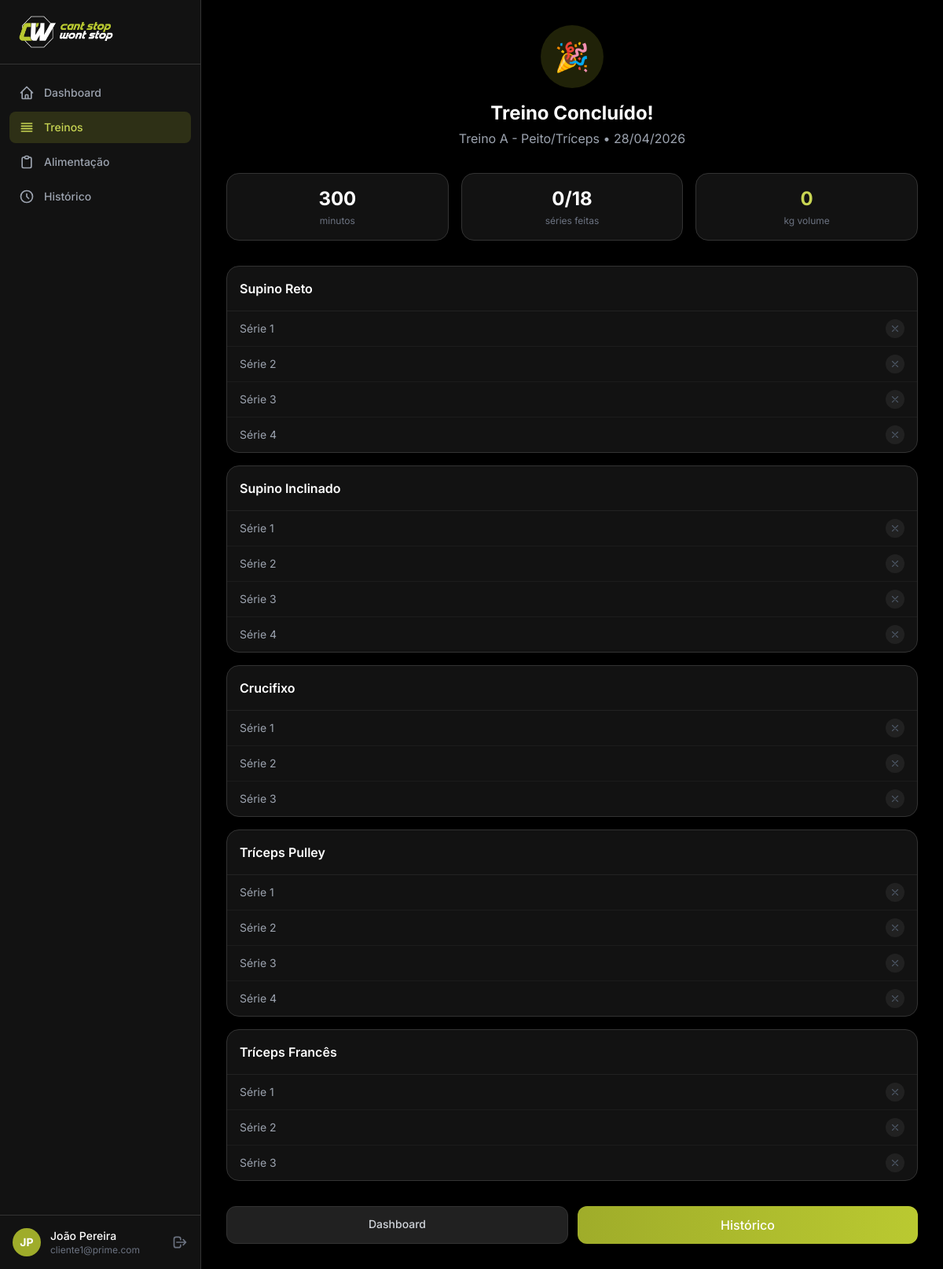
Screenshot of /app/workouts/log/48/ (signed in) with the database file from the repository.
### apps/accounts/models.py (models this page shows, shortened)
class User(AbstractUser):
    class Role(models.TextChoices):
        COACH = "coach", "Coach"
        CLIENT = "client", "Cliente"
    role = models.CharField(max_length=10, choices=Role.choices, default=Role.CLIENT)
    phone = models.CharField(max_length=20, blank=True)
    photo = models.ImageField(upload_to="profile_photos/", blank=True, null=True)
    bio = models.TextField(blank=True)
    date_of_birth = models.DateField(null=True, blank=True)
    coach = models.ForeignKey(
        "self",
        on_delete=models.SET_NULL,
        null=True,
        blank=True,
        related_name="clients",
        limit_choices_to={"role": Role.COACH},
    )
    @property
    def is_client(self):
        return self.role == self.Role.CLIENT

### apps/workouts/models.py (models this page shows, shortened)
class WorkoutLog(models.Model):
    client = models.ForeignKey(settings.AUTH_USER_MODEL, on_delete=models.CASCADE, related_name="workout_logs")
    workout_day = models.ForeignKey(WorkoutDay, on_delete=models.CASCADE)
    date = models.DateField(auto_now_add=True)
    completed = models.BooleanField(default=False)
    duration_minutes = models.PositiveIntegerField(null=True, blank=True)
    notes = models.TextField(blank=True)
    class Meta:
        verbose_name = "Registro de Treino"

class WorkoutDay(models.Model):
    class DayOfWeek(models.IntegerChoices):
        MONDAY = 1, "Segunda"
        TUESDAY = 2, "Terça"
        WEDNESDAY = 3, "Quarta"
        THURSDAY = 4, "Quinta"
        FRIDAY = 5, "Sexta"
        SATURDAY = 6, "Sábado"
        SUNDAY = 7, "Domingo"
    plan = models.ForeignKey(WorkoutPlan, on_delete=models.CASCADE, related_name="days")
    name = models.CharField(max_length=100, verbose_name="Nome (ex: Treino A)")
    day_of_week = models.IntegerField(choices=DayOfWeek.choices, verbose_name="Dia da Semana")
    order = models.PositiveIntegerField(default=0)
    notes = models.TextField(blank=True)
    class Meta:
        verbose_name = "Dia de Treino"
        ordering = ["order", "day_of_week"]

class ExerciseLog(models.Model):
    workout_log = models.ForeignKey(WorkoutLog, on_delete=models.CASCADE, related_name="exercise_logs")
    workout_exercise = models.ForeignKey(WorkoutExercise, on_delete=models.CASCADE)
    set_number = models.PositiveIntegerField(verbose_name="Série #")
    weight_kg = models.FloatField(null=True, blank=True, verbose_name="Peso (kg)")
    reps_done = models.PositiveIntegerField(null=True, blank=True, verbose_name="Reps realizadas")
    completed = models.BooleanField(default=True)
    notes = models.CharField(max_length=200, blank=True)
    class Meta:
        verbose_name = "Log de Exercício"
        ordering = ["set_number"]

class Exercise(models.Model):
    name = models.CharField(max_length=200, verbose_name="Nome")
    description = models.TextField(blank=True, verbose_name="Descrição")
    muscle_groups = models.ManyToManyField(MuscleGroup, related_name="exercises", verbose_name="Grupos Musculares")
    video = models.FileField(upload_to="exercise_videos/", blank=True, null=True, verbose_name="Vídeo")
    video_url = models.URLField(blank=True, help_text="URL do vídeo (YouTube/Vimeo)", verbose_name="URL do Vídeo")
    thumbnail = models.ImageField(upload_to="exercise_thumbnails/", blank=True, null=True)
    instructions = models.TextField(blank=True, verbose_name="Instruções de Execução")
    created_by = models.ForeignKey(
        settings.AUTH_USER_MODEL, on_delete=models.CASCADE,
        limit_choices_to={"role": "coach"}, verbose_name="Criado por"
    )
    created_at = models.DateTimeField(auto_now_add=True)
    class Meta:
        verbose_name = "Exercício"
        ordering = ["name"]

### apps/workouts/views.py (the view)
# urls.py: path("log/<int:pk>/", views.WorkoutLogDetailView.as_view(), name="log_detail"),
class WorkoutLogDetailView(LoginRequiredMixin, ClientRequiredMixin, DetailView):
    model = WorkoutLog
    template_name = "workouts/log_detail.html"
    context_object_name = "log"
    def get_queryset(self):
        return WorkoutLog.objects.filter(client=self.request.user)
    def get_context_data(self, **kwargs):
        ctx = super().get_context_data(**kwargs)
        log = self.object
        exercise_logs = log.exercise_logs.select_related(
            "workout_exercise__exercise"
        ).order_by("workout_exercise__order", "set_number")
        grouped = {}
        for el in exercise_logs:
            name = el.workout_exercise.exercise.name
            if name not in grouped:
                grouped[name] = []
            grouped[name].append(el)
        ctx["grouped_logs"] = grouped
        ctx["total_sets"] = exercise_logs.count()
        ctx["completed_sets"] = exercise_logs.filter(completed=True).count()
        ctx["total_volume"] = sum(
            (el.weight_kg or 0) * (el.reps_done or 0)
            for el in exercise_logs if el.completed
        )
        return ctx

### apps/accounts/mixins.py (called while the page is built)
    def test_func(self):
        return self.request.user.is_authenticated and self.request.user.is_client

### templates/workouts/log_detail.html (shortened to what this page needs)
{% extends "base.html" %}
{% block content %}
<div class="mb-8 text-center">
    <div class="w-20 h-20 rounded-full bg-brand-600/20 flex items-center justify-center mx-auto mb-4">
        <span class="text-4xl">🎉</span>
    </div>
    <h1 class="text-2xl font-bold text-white">Treino Concluído!</h1>
    <p class="text-gray-400 mt-1">{{ log.workout_day.name }} • {{ log.date|date:"d/m/Y" }}</p>
</div>
<div class="grid grid-cols-3 gap-4 mb-8">
    <div class="bg-dark-card rounded-2xl p-4 border border-dark-border text-center">
        <p class="text-2xl font-bold text-white">{{ log.duration_minutes|default:"—" }}</p>
        <p class="text-xs text-gray-500 mt-1">minutos</p>
    </div>
    <div class="bg-dark-card rounded-2xl p-4 border border-dark-border text-center">
        <p class="text-2xl font-bold text-white">{{ completed_sets }}/{{ total_sets }}</p>
        <p class="text-xs text-gray-500 mt-1">séries feitas</p>
    </div>
    <div class="bg-dark-card rounded-2xl p-4 border border-dark-border text-center">
        <p class="text-2xl font-bold text-brand-400">{{ total_volume|floatformat:0 }}</p>
        <p class="text-xs text-gray-500 mt-1">kg volume</p>
    </div>
</div>
<div class="space-y-4 mb-8">
    {% for exercise_name, sets in grouped_logs.items %}
    <div class="bg-dark-card rounded-2xl border border-dark-border overflow-hidden">
        <div class="p-4 border-b border-dark-border/50">
            <h3 class="font-semibold text-white">{{ exercise_name }}</h3>
        </div>
        <div class="divide-y divide-dark-border/30">
            {% for el in sets %}
            <div class="flex items-center justify-between px-4 py-2.5">
                <span class="text-sm text-gray-400">Série {{ el.set_number }}</span>
                <div class="flex items-center gap-4">
                    {% if el.completed %}
                        <span class="w-6 h-6 rounded-full bg-brand-600/20 flex items-center justify-center">
                            <svg class="w-3.5 h-3.5 text-brand-400" fill="none" viewBox="0 0 24 24" stroke="currentColor"><path stroke-linecap="round" stroke-linejoin="round" stroke-width="2.5" d="M5 13l4 4L19 7"/></svg>
                        </span>
                    {% else %}
                        <span class="w-6 h-6 rounded-full bg-dark-surface flex items-center justify-center">
                            <svg class="w-3.5 h-3.5 text-gray-600" fill="none" viewBox="0 0 24 24" stroke="currentColor"><path stroke-linecap="round" stroke-linejoin="round" stroke-width="2" d="M6 18L18 6M6 6l12 12"/></svg>
                        </span>
                    {% endif %}
                </div>
            </div>
            {% endfor %}
        </div>
    </div>
    {% endfor %}
</div>
<div class="flex gap-3">
    <a href="{% url 'accounts:dashboard' %}" class="flex-1 py-3 rounded-xl bg-dark-surface border border-dark-border text-center text-sm font-medium text-gray-300 hover:text-white hover:border-brand-500 transition-all">
        Dashboard
    </a>
    <a href="{% url 'workouts:history' %}" class="flex-1 py-3 rounded-xl bg-gradient-to-r from-brand-600 to-brand-500 text-center text-white font-medium hover:from-brand-500 hover:to-brand-400 transition-all">
        Histórico
    </a>
</div>
{% endblock %}

### templates/base.html (shortened to what this page needs)
{% load static %}
<!DOCTYPE html>
<html lang="pt-BR" class="h-full">
<head>
    <script src="https://cdn.tailwindcss.com"></script>
</head>
<body class="h-full bg-dark text-gray-100">
<div class="min-h-full flex">
    <aside id="sidebar"
           class="fixed inset-y-0 left-0 z-50 w-64 bg-dark-card border-r border-dark-border transform -translate-x-full lg:translate-x-0 transition-transform duration-200"
           aria-label="Menu principal">
        <div class="flex items-center gap-3 px-6 py-5 border-b border-dark-border">
            <img src="{% static 'img/05_icon_texto_verdebranco_fundo_preto_grande.png' %}"
                 alt="Prime Coaching" width="120">
        </div>
        <nav class="mt-4 px-3 space-y-1" aria-label="Navegação principal">
            <a href="{% url 'accounts:dashboard' %}"
               class="flex items-center gap-3 px-3 py-2.5 rounded-lg text-sm font-medium
       {% if request.resolver_match.url_name == 'dashboard' %}
           bg-brand-600/20 text-brand-400
       {% else %}
           text-gray-400 hover:bg-dark-surface hover:text-white
       {% endif %} transition-colors">
                Dashboard
            </a>
            <a href="{% url 'workouts:plan_list' %}"
               {% if request.resolver_match.app_name == 'workouts' %}aria-current="page"{% endif %}
               class="flex items-center gap-3 px-3 py-2.5 rounded-lg text-sm font-medium
       {% if request.resolver_match.app_name == 'workouts' %}
           bg-brand-600/20 text-brand-400
       {% else %}
           text-gray-400 hover:bg-dark-surface hover:text-white
       {% endif %} transition-colors">
                <svg class="w-5 h-5 shrink-0" fill="none" viewBox="0 0 24 24" stroke="currentColor" aria-hidden="true">
                    <path stroke-linecap="round" stroke-linejoin="round" stroke-width="2"
                          d="M4 6h16M4 10h16M4 14h16M4 18h16"/>
                </svg>
                Treinos
            </a>
            <a href="{% url 'nutrition:plan_list' %}"
               class="flex items-center gap-3 px-3 py-2.5 rounded-lg text-sm font-medium
       {% if request.resolver_match.app_name == 'nutrition' %}
           bg-brand-600/20 text-brand-400
       {% else %}
           text-gray-400 hover:bg-dark-surface hover:text-white
       {% endif %} transition-colors">
                <svg class="w-5 h-5 shrink-0" fill="none" viewBox="0 0 24 24" stroke="currentColor" aria-hidden="true">
                    <path stroke-linecap="round" stroke-linejoin="round" stroke-width="2"
                          d="M9 5H7a2 2 0 00-2 2v12a2 2 0 002 2h10a2 2 0 002-2V7a2 2 0 00-2-2h-2M9 5a2 2 0 002 2h2a2 2 0 002-2M9 5a2 2 0 012-2h2a2 2 0 012 2"/>
                </svg>
                Alimentação
            </a>
            <a href="{% url 'workouts:history' %}"
               class="flex items-center gap-3 px-3 py-2.5 rounded-lg text-sm font-medium
       {% if request.resolver_match.url_name == 'history' %}
           bg-brand-600/20 text-brand-400
       {% else %}
           text-gray-400 hover:bg-dark-surface hover:text-white
       {% endif %} transition-colors">
                <svg class="w-5 h-5 shrink-0" fill="none" viewBox="0 0 24 24" stroke="currentColor" aria-hidden="true">
                    <path stroke-linecap="round" stroke-linejoin="round" stroke-width="2"
                          d="M12 8v4l3 3m6-3a9 9 0 11-18 0 9 9 0 0118 0z"/>
                </svg>
                Histórico
            </a>
        </nav>
        <div class="absolute bottom-0 left-0 right-0 p-4 border-t border-dark-border">
            <div class="flex items-center gap-3">
                {% if user.photo %}
                    <a href="{% url 'accounts:profile' %}">
                        <img src="{{ user.photo.url }}" alt="Foto de {{ user.get_full_name }}"
                             class="w-9 h-9 rounded-full object-cover ring-2 ring-dark-border">
                    </a>
                {% else %}
                    <a href="{% url 'accounts:profile' %}"
                       class="w-9 h-9 rounded-full bg-brand-600 flex items-center justify-center text-sm font-bold text-white"
                       aria-label="Perfil de {{ user.get_full_name }}">
                        {{ user.first_name.0 }}{{ user.last_name.0 }}
                    </a>
                {% endif %}
                <div class="flex-1 min-w-0">
                    <a href="{% url 'accounts:profile' %}"
                       class="text-sm font-medium text-white truncate block">{{ user.get_full_name }}</a>
                    <p class="text-xs text-gray-500 truncate">{{ user.email }}</p>
                </div>
                <a href="{% url 'accounts:logout' %}" class="text-gray-500 hover:text-red-400 transition-colors"
                   aria-label="Sair da conta">
                    <svg class="w-5 h-5" fill="none" viewBox="0 0 24 24" stroke="currentColor" aria-hidden="true">
                        <path stroke-linecap="round" stroke-linejoin="round" stroke-width="2"
                              d="M17 16l4-4m0 0l-4-4m4 4H7m6 4v1a3 3 0 01-3 3H6a3 3 0 01-3-3V7a3 3 0 013-3h4a3 3 0 013 3v1"/>
                    </svg>
                </a>
            </div>
        </div>
    </aside>
    <main class="flex-1 lg:ml-64 pt-14 lg:pt-0">
        <div class="max-w-6xl mx-auto px-4 sm:px-6 lg:px-8 py-6 lg:py-8">
            {% block content %}{% endblock %}
        </div>
    </main>
</div>
</body>
</html>

### templates/base.html (style rules this page uses)
body { font-family: 'Inter', sans-serif; }

### rows the page displays
User: first_name.0 "J", last_name.0 "P", get_full_name "João Pereira", email "cliente1@prime.com"
WorkoutLog: workout_day.name "Treino A - Peito/Tríceps", date "28/04/2026", duration_minutes "300"
ExerciseLog: name "Supino Reto", set_number "1", completed False (drawn)
ExerciseLog: set_number "2", completed False (drawn)
ExerciseLog: set_number "3", completed False (drawn)
ExerciseLog: set_number "4", completed False (drawn)
ExerciseLog: name "Supino Inclinado", set_number "1", completed False (drawn)
ExerciseLog: set_number "2", completed False (drawn)
ExerciseLog: set_number "3", completed False (drawn)
ExerciseLog: set_number "4", completed False (drawn)
ExerciseLog: name "Crucifixo", set_number "1", completed False (drawn)
ExerciseLog: set_number "2", completed False (drawn)
ExerciseLog: set_number "3", completed False (drawn)
ExerciseLog: name "Tríceps Pulley", set_number "1", completed False (drawn)
ExerciseLog: set_number "2", completed False (drawn)
ExerciseLog: set_number "3", completed False (drawn)
ExerciseLog: set_number "4", completed False (drawn)
ExerciseLog: name "Tríceps Francês", set_number "1", completed False (drawn)
ExerciseLog: set_number "2", completed False (drawn)
ExerciseLog: set_number "3", completed False (drawn)

### other values shown
{{ completed_sets }} "0"
{{ total_sets }} "18"
{{ total_volume|floatformat:0 }} "0"
